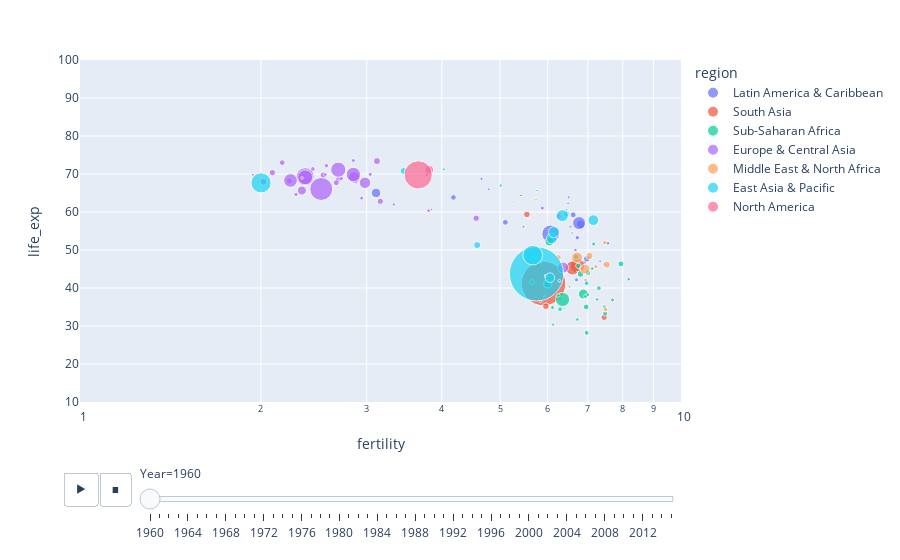

Write notebook code for a chart like this one.
### Code cell
px.scatter(df_merged,
           x = 'fertility',
           y = 'life_exp',
           animation_frame='Year',
           animation_group='country_code',
           size = 'population',
           color= 'region',
           hover_name='country_code',
           log_x=True,
           size_max= 55,
           range_x=[1,10],
           range_y=[10,100])

### Figure 1 — Plotly figure (JSON) as saved in the notebook; plotly's stock layout.template omitted (floating-point values rounded to 4 significant figures)
{"data": [{"hovertemplate": "<b>%{hovertext}</b><br><br>region=Latin America & Caribbean<br>Year=1960<br>fertility=%{x}<br>life_exp=%{y}<br>population=%{marker.size}<extra></extra>", "hovertext": ["ABW", "ARG", "ATG", "BHS", "BLZ", "BOL", "BRA", "BRB", "CHL", "COL", "CRI", "CUB", "DOM", "ECU", "GRD", "GTM", "GUY", "HND", "HTI", "JAM", "LCA", "MEX", "NIC", "PAN", "PER", "PRI", "PRY", "SLV", "SUR", "TTO", "URY", "VCT", "VEN", "VIR"], "ids": ["ABW", "ARG", "ATG", "BHS", "BLZ", "BOL", "BRA", "BRB", "CHL", "COL", "CRI", "CUB", "DOM", "ECU", "GRD", "GTM", "GUY", "HND", "HTI", "JAM", "LCA", "MEX", "NIC", "PAN", "PER", "PRI", "PRY", "SLV", "SUR", "TTO", "URY", "VCT", "VEN", "VIR"], "legendgroup": "Latin America & Caribbean", "marker": {"color": "#636efa", "size": [54211, 20619075, 55339, 109528, 92064, 3693449, 72207554, 230939, 7716625, 16480383, 1333040, 7141135, 3294042, 4545550, 89869, 4210747, 571819, 2038637, 3866159, 1628252, 89897, 38174112, 1774699, 1132921, 10061515, 2358000, 1902875, 2762899, 289966, 848479, 2538651, 80949, 8146847, 32500], "sizemode": "area", "sizeref": 453300.0, "symbol": "circle"}, "mode": "markers", "name": "Latin America & Caribbean", "orientation": "v", "showlegend": true, "type": "scatter", "x": [4.82, 3.109, 4.425, 4.495, 6.5, 6.7, 6.07, 4.333, 5.102, 6.807, 6.451, 4.182, 7.555, 6.721, 6.743, 6.896, 6.372, 7.458, 6.324, 5.419, 6.967, 6.768, 7.336, 5.87, 6.971, 4.657, 6.5, 6.674, 6.608, 5.264, 2.88, 7.224, 6.616, 5.615], "xaxis": "x", "y": [65.66, 65.02, 62.12, 62.88, 59.98, 42.14, 54.24, 61.0, 57.28, 56.75, 60.56, 63.83, 51.79, 53.24, 60.07, 46.7, 60.26, 46.27, 42.11, 64.39, 57.33, 57.08, 47.03, 60.86, 47.69, 68.72, 63.88, 49.97, 59.66, 62.62, 67.78, 58.03, 59.25, 66.22], "yaxis": "y"}, {"hovertemplate": "<b>%{hovertext}</b><br><br>region=South Asia<br>Year=1960<br>fertility=%{x}<br>life_exp=%{y}<br>population=%{marker.size}<extra></extra>", "hovertext": ["AFG", "BGD", "BTN", "IND", "LKA", "MDV", "NPL", "PAK"], "ids": ["AFG", "BGD", "BTN", "IND", "LKA", "MDV", "NPL", "PAK"], "legendgroup": "South Asia", "marker": {"color": "#EF553B", "size": [8996351, 48199747, 223288, 449480608, 9874481, 89887, 10063011, 44908293], "sizemode": "area", "sizeref": 453300.0, "symbol": "circle"}, "mode": "markers", "name": "South Asia", "orientation": "v", "showlegend": true, "type": "scatter", "x": [7.45, 6.725, 6.67, 5.906, 5.541, 7.021, 5.959, 6.6], "xaxis": "x", "y": [32.29, 45.83, 34.53, 41.17, 59.37, 37.4, 35.2, 45.27], "yaxis": "y"}, {"hovertemplate": "<b>%{hovertext}</b><br><br>region=Sub-Saharan Africa<br>Year=1960<br>fertility=%{x}<br>life_exp=%{y}<br>population=%{marker.size}<extra></extra>", "hovertext": ["AGO", "BDI", "BEN", "BFA", "BWA", "CAF", "CIV", "CMR", "COD", "COG", "COM", "CPV", "ETH", "GAB", "GHA", "GIN", "GMB", "GNB", "GNQ", "KEN", "LBR", "LSO", "MDG", "MLI", "MOZ", "MRT", "MUS", "MWI", "NAM", "NER", "NGA", "RWA", "SDN", "SEN", "SLE", "SOM", "SSD", "STP", "SWZ", "TCD", "TGO", "TZA", "UGA", "ZAF", "ZMB", "ZWE"], "ids": ["AGO", "BDI", "BEN", "BFA", "BWA", "CAF", "CIV", "CMR", "COD", "COG", "COM", "CPV", "ETH", "GAB", "GHA", "GIN", "GMB", "GNB", "GNQ", "KEN", "LBR", "LSO", "MDG", "MLI", "MOZ", "MRT", "MUS", "MWI", "NAM", "NER", "NGA", "RWA", "SDN", "SEN", "SLE", "SOM", "SSD", "STP", "SWZ", "TCD", "TGO", "TZA", "UGA", "ZAF", "ZMB", "ZWE"], "legendgroup": "Sub-Saharan Africa", "marker": {"color": "#00cc96", "size": [5643182, 2786106, 2431622, 4829288, 524552, 1503508, 3558988, 5176268, 15248251, 1037220, 191121, 202310, 22151278, 499184, 6652287, 3577409, 367928, 616409, 255323, 8105440, 1120313, 851591, 5099373, 5263733, 7388695, 858168, 659351, 3618595, 602544, 3388764, 45137812, 2933428, 7544491, 3206749, 2297110, 2755947, 2955152, 64253, 349174, 3001593, 1580513, 10074507, 6788214, 17456855, 3044846, 3747369], "sizemode": "area", "sizeref": 453300.0, "symbol": "circle"}, "mode": "markers", "name": "Sub-Saharan Africa", "orientation": "v", "showlegend": true, "type": "scatter", "x": [7.478, 6.953, 6.282, 6.291, 6.615, 5.84, 7.691, 5.647, 6.001, 5.88, 6.792, 6.885, 6.88, 4.384, 6.749, 6.114, 5.573, 5.921, 5.653, 7.946, 6.406, 5.839, 7.3, 6.967, 6.954, 6.775, 6.167, 6.94, 6.149, 7.454, 6.354, 8.187, 6.691, 6.996, 6.127, 7.25, 6.721, 6.242, 6.717, 6.25, 6.521, 6.806, 6.999, 6.041, 7.115, 7.158], "xaxis": "x", "y": [33.25, 41.28, 37.27, 34.43, 50.66, 36.49, 36.87, 41.55, 41.1, 48.6, 41.45, 48.93, 38.42, 39.59, 45.84, 34.89, 32.03, 37.85, 36.74, 46.35, 34.67, 46.6, 39.96, 28.2, 35.03, 43.49, 58.75, 37.8, 46.91, 35.05, 36.98, 42.29, 48.19, 38.22, 30.37, 36.98, 31.7, 50.36, 44.28, 38.02, 40.3, 43.69, 43.99, 52.22, 45.12, 51.56], "yaxis": "y"}, {"hovertemplate": "<b>%{hovertext}</b><br><br>region=Europe & Central Asia<br>Year=1960<br>fertility=%{x}<br>life_exp=%{y}<br>population=%{marker.size}<extra></extra>", "hovertext": ["ALB", "ARM", "AUT", "AZE", "BEL", "BGR", "BIH", "BLR", "CHE", "CHI", "CYP", "CZE", "DEU", "DNK", "ESP", "EST", "FIN", "FRA", "GBR", "GEO", "GRC", "HRV", "HUN", "IRL", "ISL", "ITA", "KAZ", "KGZ", "LTU", "LVA", "MDA", "MKD", "MNE", "NLD", "NOR", "POL", "PRT", "ROU", "RUS", "SVK", "SVN", "SWE", "TJK", "TKM", "TUR", "UKR", "UZB"], "ids": ["ALB", "ARM", "AUT", "AZE", "BEL", "BGR", "BIH", "BLR", "CHE", "CHI", "CYP", "CZE", "DEU", "DNK", "ESP", "EST", "FIN", "FRA", "GBR", "GEO", "GRC", "HRV", "HUN", "IRL", "ISL", "ITA", "KAZ", "KGZ", "LTU", "LVA", "MDA", "MKD", "MNE", "NLD", "NOR", "POL", "PRT", "ROU", "RUS", "SVK", "SVN", "SWE", "TJK", "TKM", "TUR", "UKR", "UZB"], "legendgroup": "Europe & Central Asia", "marker": {"color": "#ab63fa", "size": [1608800, 1874120, 7047539, 3895396, 9153489, 7867374, 3225668, 8198000, 5327827, 109420, 572930, 9602006, 72814900, 4579603, 30455000, 1211537, 4429634, 46814237, 52400000, 3645600, 8331725, 4140000, 9983967, 2828600, 175574, 50199700, 9714260, 2172300, 2778550, 2120979, 2544000, 1488667, 480579, 11486631, 3581239, 29637450, 8857716, 18406905, 119897000, 4068095, 1584720, 7484656, 2087038, 1603258, 27472331, 42662149, 8549493], "sizemode": "area", "sizeref": 453300.0, "symbol": "circle"}, "mode": "markers", "name": "Europe & Central Asia", "orientation": "v", "showlegend": true, "type": "scatter", "x": [6.489, 4.786, 2.69, 5.878, 2.54, 2.31, 3.801, 2.67, 2.44, 2.421, 3.5, 2.09, 2.37, 2.57, 2.86, 1.98, 2.72, 2.85, 2.69, 2.942, 2.23, 2.288, 2.02, 3.78, 4.29, 2.37, 4.562, 5.469, 2.56, 1.94, 3.328, 3.842, 3.603, 3.12, 2.85, 2.98, 3.16, 2.34, 2.52, 3.04, 2.341, 2.17, 6.547, 6.59, 6.366, 2.24, 6.255], "xaxis": "x", "y": [62.28, 65.97, 68.59, 61.03, 69.7, 69.25, 60.35, 67.71, 71.31, 70.74, 69.62, 70.35, 69.31, 72.18, 69.11, 67.9, 68.82, 69.87, 71.13, 63.65, 68.16, 64.61, 68.0, 69.8, 73.42, 69.12, 58.37, 56.13, 69.85, 69.79, 61.99, 60.63, 63.82, 73.39, 73.55, 67.68, 62.81, 65.64, 66.06, 69.92, 68.98, 73.01, 56.15, 54.47, 45.37, 68.3, 58.84], "yaxis": "y"}, {"hovertemplate": "<b>%{hovertext}</b><br><br>region=Middle East & North Africa<br>Year=1960<br>fertility=%{x}<br>life_exp=%{y}<br>population=%{marker.size}<extra></extra>", "hovertext": ["ARE", "BHR", "DJI", "DZA", "EGY", "IRN", "IRQ", "JOR", "LBN", "LBY", "MAR", "MLT", "OMN", "QAT", "SAU", "SYR", "TUN", "YEM"], "ids": ["ARE", "BHR", "DJI", "DZA", "EGY", "IRN", "IRQ", "JOR", "LBN", "LBY", "MAR", "MLT", "OMN", "QAT", "SAU", "SYR", "TUN", "YEM"], "legendgroup": "Middle East & North Africa", "marker": {"color": "#FFA15A", "size": [92634, 162427, 83636, 11124888, 26996533, 21906903, 7289761, 932257, 1804926, 1448417, 12328532, 326550, 551740, 47384, 4086539, 4573512, 4176266, 5172135], "sizemode": "area", "sizeref": 453300.0, "symbol": "circle"}, "mode": "markers", "name": "Middle East & North Africa", "orientation": "v", "showlegend": true, "type": "scatter", "x": [6.929, 7.087, 6.461, 7.524, 6.716, 6.927, 6.252, 7.687, 5.739, 7.202, 7.04, 3.62, 7.247, 6.971, 7.216, 7.467, 6.942, 7.488], "xaxis": "x", "y": [52.27, 51.87, 44.04, 46.14, 48.06, 44.95, 48.02, 52.65, 63.27, 42.61, 48.46, 68.6, 42.67, 61.09, 45.64, 51.97, 42.02, 34.36], "yaxis": "y"}, {"hovertemplate": "<b>%{hovertext}</b><br><br>region=East Asia & Pacific<br>Year=1960<br>fertility=%{x}<br>life_exp=%{y}<br>population=%{marker.size}<extra></extra>", "hovertext": ["AUS", "BRN", "CHN", "FJI", "FSM", "GUM", "HKG", "IDN", "JPN", "KHM", "KIR", "KOR", "LAO", "MAC", "MMR", "MNG", "MYS", "NCL", "NZL", "PHL", "PNG", "PRK", "PYF", "SGP", "SLB", "THA", "TLS", "TON", "VNM", "VUT", "WSM"], "ids": ["AUS", "BRN", "CHN", "FJI", "FSM", "GUM", "HKG", "IDN", "JPN", "KHM", "KIR", "KOR", "LAO", "MAC", "MMR", "MNG", "MYS", "NCL", "NZL", "PHL", "PNG", "PRK", "PYF", "SGP", "SLB", "THA", "TLS", "TON", "VNM", "VUT", "WSM"], "legendgroup": "East Asia & Pacific", "marker": {"color": "#19d3f3", "size": [10276477, 81745, 667070000, 393386, 44537, 66742, 3075605, 87792515, 92500572, 5722370, 41233, 25012374, 2120896, 167796, 20986123, 955505, 8157106, 79000, 2371800, 26273025, 2010677, 11424176, 78076, 1646400, 117866, 27397175, 499950, 61601, 32670629, 63699, 108646], "sizemode": "area", "sizeref": 453300.0, "symbol": "circle"}, "mode": "markers", "name": "East Asia & Pacific", "orientation": "v", "showlegend": true, "type": "scatter", "x": [3.453, 6.836, 5.748, 6.461, 6.934, 6.052, 5.014, 5.666, 2.001, 6.967, 6.788, 6.095, 5.961, 4.772, 6.051, 6.953, 6.45, 6.278, 4.03, 7.148, 6.275, 4.579, 5.658, 5.76, 6.388, 6.147, 6.373, 7.363, 6.348, 7.197, 7.651], "xaxis": "x", "y": [70.82, 62.47, 43.73, 55.86, 57.58, 60.97, 66.96, 48.65, 67.67, 41.24, 49.24, 53.0, 43.2, 64.83, 42.71, 48.39, 59.47, 58.64, 71.24, 57.87, 41.89, 51.3, 56.28, 65.66, 49.17, 54.7, 33.73, 61.4, 59.04, 46.44, 49.75], "yaxis": "y"}, {"hovertemplate": "<b>%{hovertext}</b><br><br>region=North America<br>Year=1960<br>fertility=%{x}<br>life_exp=%{y}<br>population=%{marker.size}<extra></extra>", "hovertext": ["CAN", "USA"], "ids": ["CAN", "USA"], "legendgroup": "North America", "marker": {"color": "#FF6692", "size": [17909009, 180671000], "sizemode": "area", "sizeref": 453300.0, "symbol": "circle"}, "mode": "markers", "name": "North America", "orientation": "v", "showlegend": true, "type": "scatter", "x": [3.811, 3.654], "xaxis": "x", "y": [71.13, 69.77], "yaxis": "y"}], "layout": {"legend": {"itemsizing": "constant", "title": {"text": "region"}, "tracegroupgap": 0}, "margin": {"t": 60}, "sliders": [{"active": 0, "currentvalue": {"prefix": "Year="}, "len": 0.9, "pad": {"b": 10, "t": 60}, "steps": [{"args": [["1960"], {"frame": {"duration": 0, "redraw": false}, "fromcurrent": true, "mode": "immediate", "transition": {"duration": 0, "easing": "linear"}}], "label": "1960", "method": "animate"}, {"args": [["1961"], {"frame": {"duration": 0, "redraw": false}, "fromcurrent": true, "mode": "immediate", "transition": {"duration": 0, "easing": "linear"}}], "label": "1961", "method": "animate"}, {"args": [["1962"], {"frame": {"duration": 0, "redraw": false}, "fromcurrent": true, "mode": "immediate", "transition": {"duration": 0, "easing": "linear"}}], "label": "1962", "method": "animate"}, {"args": [["1963"], {"frame": {"duration": 0, "redraw": false}, "fromcurrent": true, "mode": "immediate", "transition": {"duration": 0, "easing": "linear"}}], "label": "1963", "method": "animate"}, {"args": [["1964"], {"frame": {"duration": 0, "redraw": false}, "fromcurrent": true, "mode": "immediate", "transition": {"duration": 0, "easing": "linear"}}], "label": "1964", "method": "animate"}, {"args": [["1965"], {"frame": {"duration": 0, "redraw": false}, "fromcurrent": true, "mode": "immediate", "transition": {"duration": 0, "easing": "linear"}}], "label": "1965", "method": "animate"}, {"args": [["1966"], {"frame": {"duration": 0, "redraw": false}, "fromcurrent": true, "mode": "immediate", "transition": {"duration": 0, "easing": "linear"}}], "label": "1966", "method": "animate"}, {"args": [["1967"], {"frame": {"duration": 0, "redraw": false}, "fromcurrent": true, "mode": "immediate", "transition": {"duration": 0, "easing": "linear"}}], "label": "1967", "method": "animate"}, {"args": [["1968"], {"frame": {"duration": 0, "redraw": false}, "fromcurrent": true, "mode": "immediate", "transition": {"duration": 0, "easing": "linear"}}], "label": "1968", "method": "animate"}, {"args": [["1969"], {"frame": {"duration": 0, "redraw": false}, "fromcurrent": true, "mode": "immediate", "transition": {"duration": 0, "easing": "linear"}}], "label": "1969", "method": "animate"}, {"args": [["1970"], {"frame": {"duration": 0, "redraw": false}, "fromcurrent": true, "mode": "immediate", "transition": {"duration": 0, "easing": "linear"}}], "label": "1970", "method": "animate"}, {"args": [["1971"], {"frame": {"duration": 0, "redraw": false}, "fromcurrent": true, "mode": "immediate", "transition": {"duration": 0, "easing": "linear"}}], "label": "1971", "method": "animate"}, {"args": [["1972"], {"frame": {"duration": 0, "redraw": false}, "fromcurrent": true, "mode": "immediate", "transition": {"duration": 0, "easing": "linear"}}], "label": "1972", "method": "animate"}, {"args": [["1973"], {"frame": {"duration": 0, "redraw": false}, "fromcurrent": true, "mode": "immediate", "transition": {"duration": 0, "easing": "linear"}}], "label": "1973", "method": "animate"}, {"args": [["1974"], {"frame": {"duration": 0, "redraw": false}, "fromcurrent": true, "mode": "immediate", "transition": {"duration": 0, "easing": "linear"}}], "label": "1974", "method": "animate"}, {"args": [["1975"], {"frame": {"duration": 0, "redraw": false}, "fromcurrent": true, "mode": "immediate", "transition": {"duration": 0, "easing": "linear"}}], "label": "1975", "method": "animate"}, {"args": [["1976"], {"frame": {"duration": 0, "redraw": false}, "fromcurrent": true, "mode": "immediate", "transition": {"duration": 0, "easing": "linear"}}], "label": "1976", "method": "animate"}, {"args": [["1977"], {"frame": {"duration": 0, "redraw": false}, "fromcurrent": true, "mode": "immediate", "transition": {"duration": 0, "easing": "linear"}}], "label": "1977", "method": "animate"}, {"args": [["1978"], {"frame": {"duration": 0, "redraw": false}, "fromcurrent": true, "mode": "immediate", "transition": {"duration": 0, "easing": "linear"}}], "label": "1978", "method": "animate"}, {"args": [["1979"], {"frame": {"duration": 0, "redraw": false}, "fromcurrent": true, "mode": "immediate", "transition": {"duration": 0, "easing": "linear"}}], "label": "1979", "method": "animate"}, {"args": [["1980"], {"frame": {"duration": 0, "redraw": false}, "fromcurrent": true, "mode": "immediate", "transition": {"duration": 0, "easing": "linear"}}], "label": "1980", "method": "animate"}, {"args": [["1981"], {"frame": {"duration": 0, "redraw": false}, "fromcurrent": true, "mode": "immediate", "transition": {"duration": 0, "easing": "linear"}}], "label": "1981", "method": "animate"}, {"args": [["1982"], {"frame": {"duration": 0, "redraw": false}, "fromcurrent": true, "mode": "immediate", "transition": {"duration": 0, "easing": "linear"}}], "label": "1982", "method": "animate"}, {"args": [["1983"], {"frame": {"duration": 0, "redraw": false}, "fromcurrent": true, "mode": "immediate", "transition": {"duration": 0, "easing": "linear"}}], "label": "1983", "method": "animate"}, {"args": [["1984"], {"frame": {"duration": 0, "redraw": false}, "fromcurrent": true, "mode": "immediate", "transition": {"duration": 0, "easing": "linear"}}], "label": "1984", "method": "animate"}, {"args": [["1985"], {"frame": {"duration": 0, "redraw": false}, "fromcurrent": true, "mode": "immediate", "transition": {"duration": 0, "easing": "linear"}}], "label": "1985", "method": "animate"}, {"args": [["1986"], {"frame": {"duration": 0, "redraw": false}, "fromcurrent": true, "mode": "immediate", "transition": {"duration": 0, "easing": "linear"}}], "label": "1986", "method": "animate"}, {"args": [["1987"], {"frame": {"duration": 0, "redraw": false}, "fromcurrent": true, "mode": "immediate", "transition": {"duration": 0, "easing": "linear"}}], "label": "1987", "method": "animate"}, {"args": [["1988"], {"frame": {"duration": 0, "redraw": false}, "fromcurrent": true, "mode": "immediate", "transition": {"duration": 0, "easing": "linear"}}], "label": "1988", "method": "animate"}, {"args": [["1989"], {"frame": {"duration": 0, "redraw": false}, "fromcurrent": true, "mode": "immediate", "transition": {"duration": 0, "easing": "linear"}}], "label": "1989", "method": "animate"}, {"args": [["1990"], {"frame": {"duration": 0, "redraw": false}, "fromcurrent": true, "mode": "immediate", "transition": {"duration": 0, "easing": "linear"}}], "label": "1990", "method": "animate"}, {"args": [["1991"], {"frame": {"duration": 0, "redraw": false}, "fromcurrent": true, "mode": "immediate", "transition": {"duration": 0, "easing": "linear"}}], "label": "1991", "method": "animate"}, {"args": [["1992"], {"frame": {"duration": 0, "redraw": false}, "fromcurrent": true, "mode": "immediate", "transition": {"duration": 0, "easing": "linear"}}], "label": "1992", "method": "animate"}, {"args": [["1993"], {"frame": {"duration": 0, "redraw": false}, "fromcurrent": true, "mode": "immediate", "transition": {"duration": 0, "easing": "linear"}}], "label": "1993", "method": "animate"}, {"args": [["1994"], {"frame": {"duration": 0, "redraw": false}, "fromcurrent": true, "mode": "immediate", "transition": {"duration": 0, "easing": "linear"}}], "label": "1994", "method": "animate"}, {"args": [["1995"], {"frame": {"duration": 0, "redraw": false}, "fromcurrent": true, "mode": "immediate", "transition": {"duration": 0, "easing": "linear"}}], "label": "1995", "method": "animate"}, {"args": [["1996"], {"frame": {"duration": 0, "redraw": false}, "fromcurrent": true, "mode": "immediate", "transition": {"duration": 0, "easing": "linear"}}], "label": "1996", "method": "animate"}, {"args": [["1997"], {"frame": {"duration": 0, "redraw": false}, "fromcurrent": true, "mode": "immediate", "transition": {"duration": 0, "easing": "linear"}}], "label": "1997", "method": "animate"}, {"args": [["1998"], {"frame": {"duration": 0, "redraw": false}, "fromcurrent": true, "mode": "immediate", "transition": {"duration": 0, "easing": "linear"}}], "label": "1998", "method": "animate"}, {"args": [["1999"], {"frame": {"duration": 0, "redraw": false}, "fromcurrent": true, "mode": "immediate", "transition": {"duration": 0, "easing": "linear"}}], "label": "1999", "method": "animate"}, {"args": [["2000"], {"frame": {"duration": 0, "redraw": false}, "fromcurrent": true, "mode": "immediate", "transition": {"duration": 0, "easing": "linear"}}], "label": "2000", "method": "animate"}, {"args": [["2001"], {"frame": {"duration": 0, "redraw": false}, "fromcurrent": true, "mode": "immediate", "transition": {"duration": 0, "easing": "linear"}}], "label": "2001", "method": "animate"}, {"args": [["2002"], {"frame": {"duration": 0, "redraw": false}, "fromcurrent": true, "mode": "immediate", "transition": {"duration": 0, "easing": "linear"}}], "label": "2002", "method": "animate"}, {"args": [["2003"], {"frame": {"duration": 0, "redraw": false}, "fromcurrent": true, "mode": "immediate", "transition": {"duration": 0, "easing": "linear"}}], "label": "2003", "method": "animate"}, {"args": [["2004"], {"frame": {"duration": 0, "redraw": false}, "fromcurrent": true, "mode": "immediate", "transition": {"duration": 0, "easing": "linear"}}], "label": "2004", "method": "animate"}, {"args": [["2005"], {"frame": {"duration": 0, "redraw": false}, "fromcurrent": true, "mode": "immediate", "transition": {"duration": 0, "easing": "linear"}}], "label": "2005", "method": "animate"}, {"args": [["2006"], {"frame": {"duration": 0, "redraw": false}, "fromcurrent": true, "mode": "immediate", "transition": {"duration": 0, "easing": "linear"}}], "label": "2006", "method": "animate"}, {"args": [["2007"], {"frame": {"duration": 0, "redraw": false}, "fromcurrent": true, "mode": "immediate", "transition": {"duration": 0, "easing": "linear"}}], "label": "2007", "method": "animate"}, {"args": [["2008"], {"frame": {"duration": 0, "redraw": false}, "fromcurrent": true, "mode": "immediate", "transition": {"duration": 0, "easing": "linear"}}], "label": "2008", "method": "animate"}, {"args": [["2009"], {"frame": {"duration": 0, "redraw": false}, "fromcurrent": true, "mode": "immediate", "transition": {"duration": 0, "easing": "linear"}}], "label": "2009", "method": "animate"}, {"args": [["2010"], {"frame": {"duration": 0, "redraw": false}, "fromcurrent": true, "mode": "immediate", "transition": {"duration": 0, "easing": "linear"}}], "label": "2010", "method": "animate"}, {"args": [["2011"], {"frame": {"duration": 0, "redraw": false}, "fromcurrent": true, "mode": "immediate", "transition": {"duration": 0, "easing": "linear"}}], "label": "2011", "method": "animate"}, {"args": [["2012"], {"frame": {"duration": 0, "redraw": false}, "fromcurrent": true, "mode": "immediate", "transition": {"duration": 0, "easing": "linear"}}], "label": "2012", "method": "animate"}, {"args": [["2013"], {"frame": {"duration": 0, "redraw": false}, "fromcurrent": true, "mode": "immediate", "transition": {"duration": 0, "easing": "linear"}}], "label": "2013", "method": "animate"}, {"args": [["2014"], {"frame": {"duration": 0, "redraw": false}, "fromcurrent": true, "mode": "immediate", "transition": {"duration": 0, "easing": "linear"}}], "label": "2014", "method": "animate"}, {"args": [["2015"], {"frame": {"duration": 0, "redraw": false}, "fromcurrent": true, "mode": "immediate", "transition": {"duration": 0, "easing": "linear"}}], "label": "2015", "method": "animate"}], "x": 0.1, "xanchor": "left", "y": 0, "yanchor": "top"}], "updatemenus": [{"buttons": [{"args": [null, {"frame": {"duration": 500, "redraw": false}, "fromcurrent": true, "mode": "immediate", "transition": {"duration": 500, "easing": "linear"}}], "label": "&#9654;", "method": "animate"}, {"args": [[null], {"frame": {"duration": 0, "redraw": false}, "fromcurrent": true, "mode": "immediate", "transition": {"duration": 0, "easing": "linear"}}], "label": "&#9724;", "method": "animate"}], "direction": "left", "pad": {"r": 10, "t": 70}, "showactive": false, "type": "buttons", "x": 0.1, "xanchor": "right", "y": 0, "yanchor": "top"}], "xaxis": {"anchor": "y", "domain": [0, 1], "range": [0, 1], "title": {"text": "fertility"}, "type": "log"}, "yaxis": {"anchor": "x", "domain": [0, 1], "range": [10, 100], "title": {"text": "life_exp"}}}}
